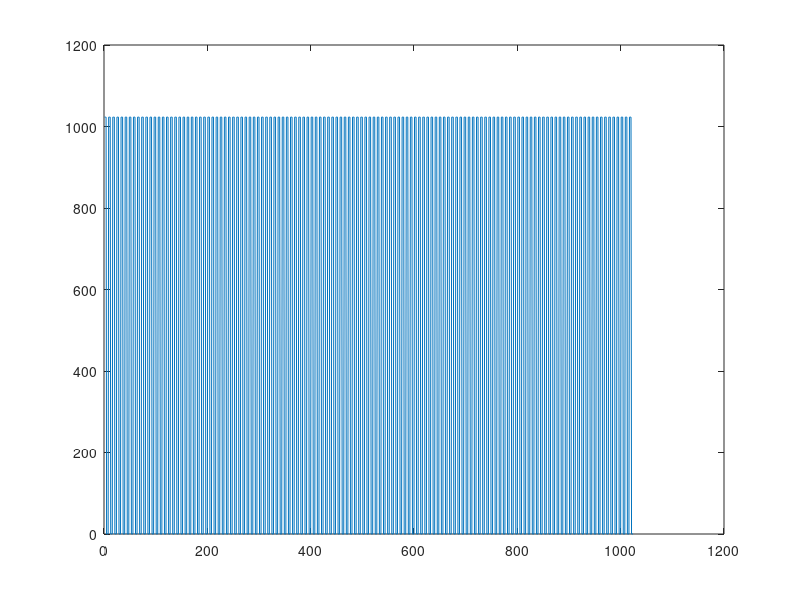

Write MATLAB code to recreate this figure.
%% ------------------------------------------------- %%
% Script for creating some pedestal memory patterns
%  Tested using Octave on Ubuntu 11.04 32-bit
%% ------------------------------------------------- %%

clear all; close all;
nn=1024; % number of samples
aa = [ones(1,4) zeros(1,4)]; % 11110000
yy = aa;
for i=8:8:(nn-8)
	yy = [yy aa];
end
yy=1023*yy;
figure
plot(yy);
% for good measure
sinFile = fopen('csvsquare.csv','w');
for i=1:1007
	fprintf(sinFile,'%d,',yy(i));
end
	fprintf(sinFile,'%d\n\n',yy(i+1));
fclose(sinFile);

% Generate file for using with rcu-sh in batch mode
% It will broadcast to all FECs
sinFile = fopen('square.script','w');
i=1;
for j=1:4:4*(length(yy)-1)
	fprintf(sinFile,'w 0x%X 0x24000D\n', j);
	fprintf(sinFile,'w 0x%X 0x%03X # ADDR\n', j+1, i-1);
	fprintf(sinFile,'w 0x%X 0x240007\n', j+2);
	fprintf(sinFile,'w 0x%X 0x%03X # DATA\n', j+3, yy(i) );
	i=i+1;	
end
	fprintf(sinFile, 'w 0x%X 0x380000 # End of set of instructions\n',j+4);
	fprintf(sinFile, 'w 0x5304 0xF # Execute\n');
	fprintf(sinFile, 'r 0x2000 1024 -a resmem_pedestal_fill.txt');
fclose(sinFile);
